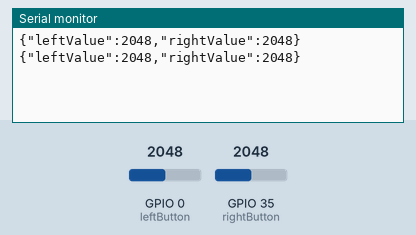
Bench run of a sketch on a simulated ESP32. On the bench: the last lines printed to the serial monitor. Inputs (shaded band) come from the test bench; at power-on: GPIO 0 (leftButton) = 2048, GPIO 35 (rightButton) = 2048. Nothing arrives over Bluetooth unless stated.

Above: at 2.2 s.
2.3 s: GPIO 0 (leftButton) set to 2866
At 3.6 s:
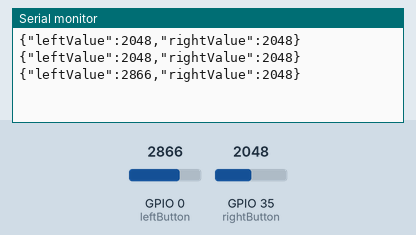
3.8 s: GPIO 35 (rightButton) set to 2866
At 4.5 s:
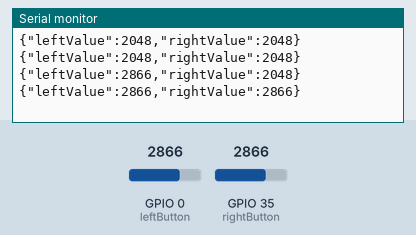
5.3 s: GPIO 0 (leftButton) set to 3603
At 6.6 s:
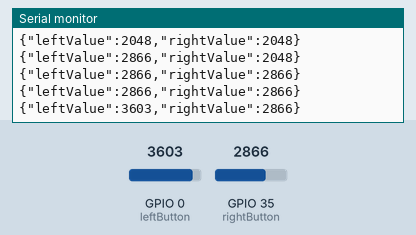
6.8 s: GPIO 35 (rightButton) set to 3603
At 7.8 s:
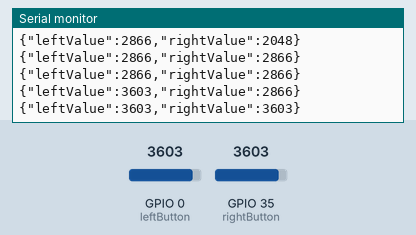
Timing chart, 0 to 9.3 s (numbered marks = the images above; inputs shaded):
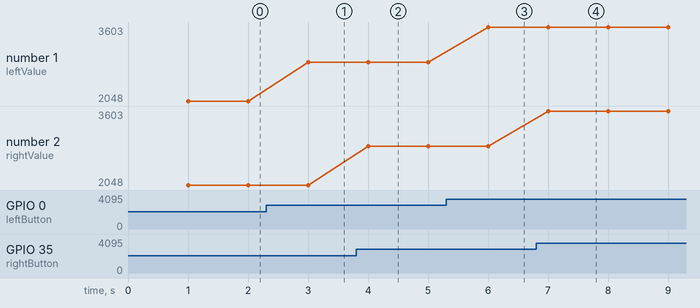

The sketch:

sketch_apr27a.ino
```cpp
#include <ArduinoJson.h>;
#include "BluetoothSerial.h"

BluetoothSerial SerialBT;
DynamicJsonDocument doc(1024);

const int leftButton = 0;
const int rightButton = 35;


int leftValue = 0;
int rightValue = 0;

void setup() {
  Serial.begin(115200);
  pinMode(leftButton,INPUT_PULLUP);
  pinMode(rightButton,INPUT_PULLUP);
  SerialBT.begin("ESP32test");
  delay(1000);
}

void loop() {
  leftValue = analogRead(leftButton);
  rightValue = analogRead(rightButton);
  doc["leftValue"] = leftValue;
  doc["rightValue"] = rightValue;
  serializeJson(doc, Serial);
  Serial.println();
  SerialBT.println();
  delay(1000);
  }
```

Measured:
- after the input at 2.3 s, the serial monitor: prints a new line after 0.70 s (image 1)
- after the input at 3.8 s, the serial monitor: prints a new line after 0.20 s (image 2)
- after the input at 5.3 s, the serial monitor: prints a new line after 0.70 s (image 3)
- after the input at 6.8 s, the serial monitor: prints a new line after 0.20 s (image 4)
- plotted number 1: 2048 → 2866 after the input at 2.3 s, 2866 → 3603 after the input at 5.3 s
